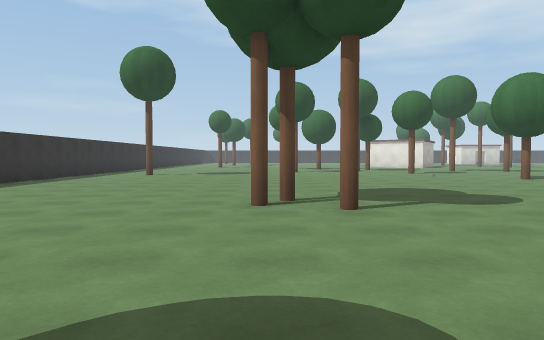
view 1 (above)

24 first-person views from a walk through a Unity game level. The camera is 1.3 m above the floor, tilts 2° down and sees 70° across. The floor is counted in squares, 2 m on a side. Each view is taken from the middle of a square. On the plan, view 1 faces up. The plan holds only what a view shows up to about 11 squares ahead; the rest is blank. The place goes on beyond the plan.

view 2
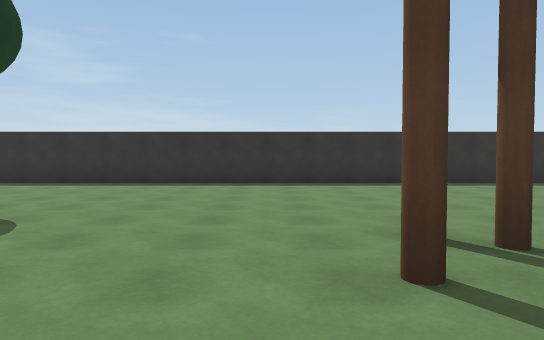

view 3
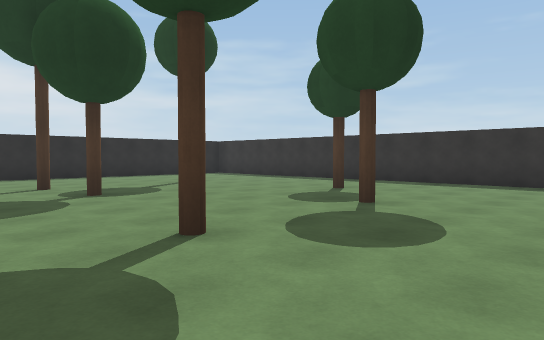

view 4
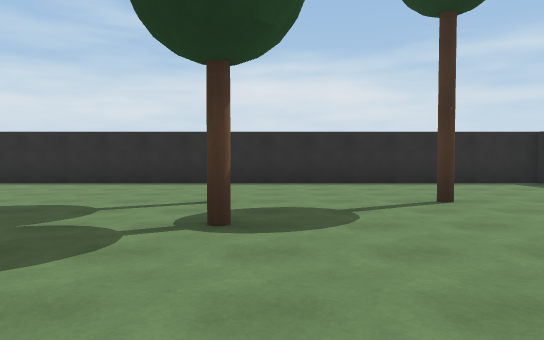

view 5
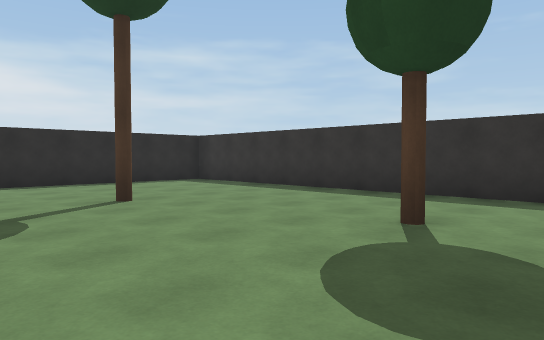

view 6
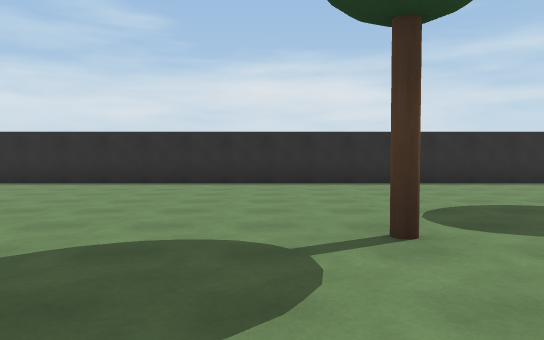

view 7
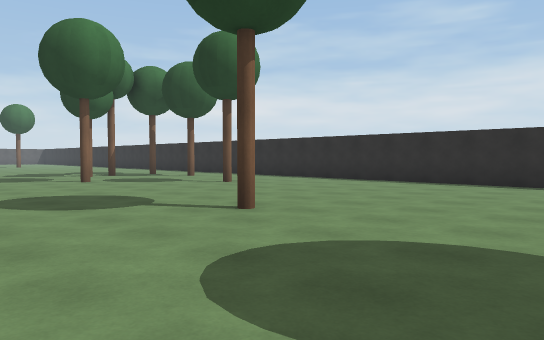

view 8
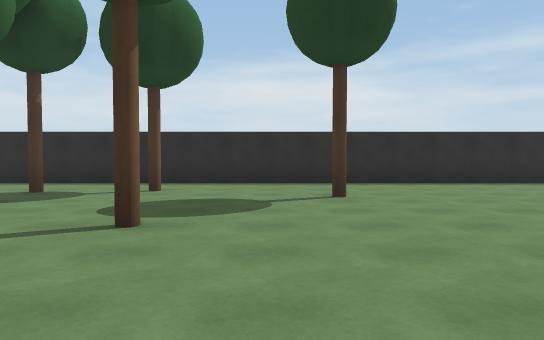

view 9
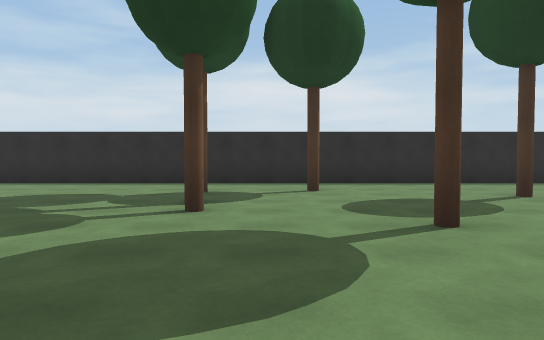

view 10
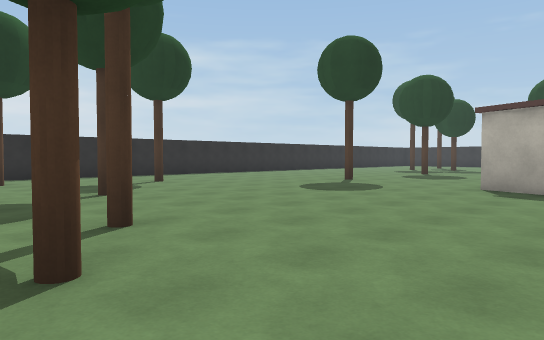

view 11
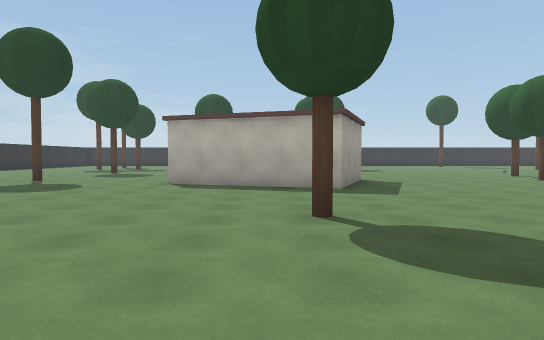

view 12
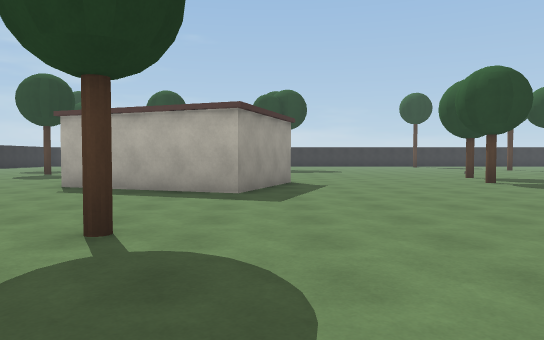

view 13
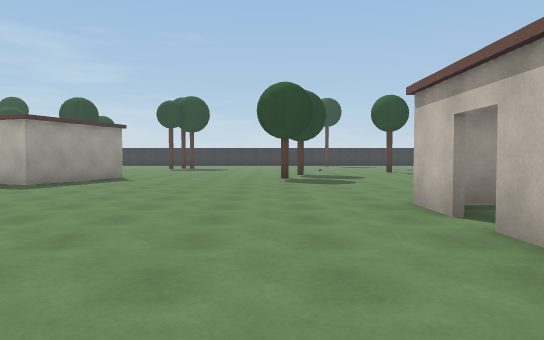

view 14
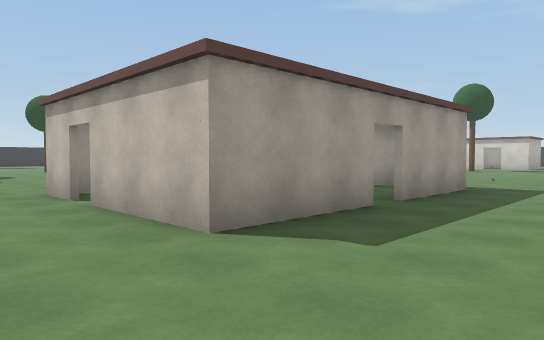

view 15
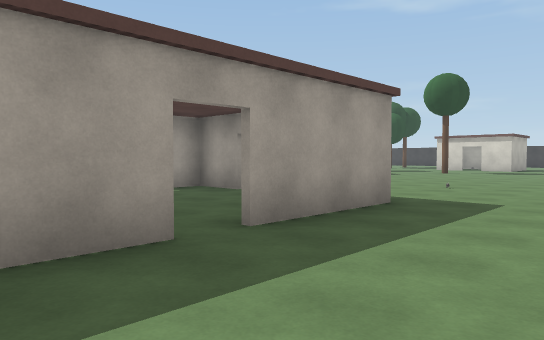

view 16
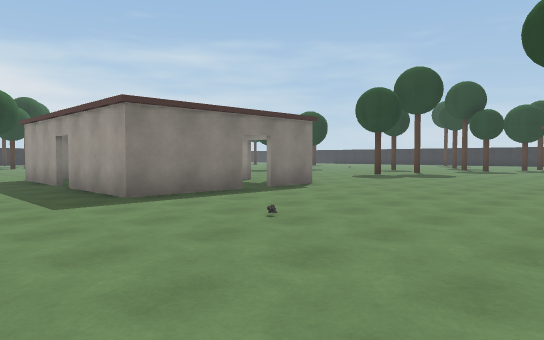

view 17
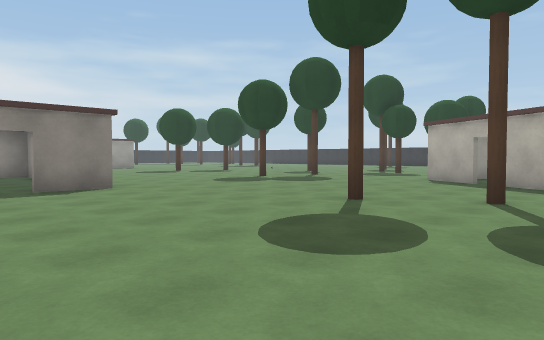

view 18
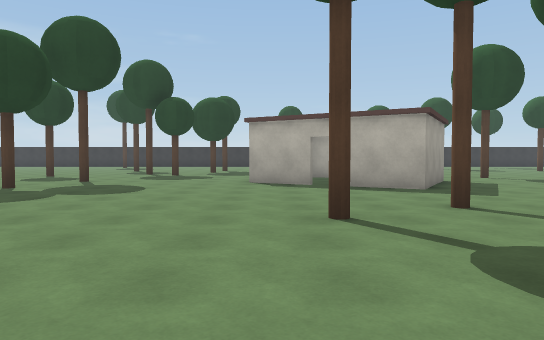

view 19
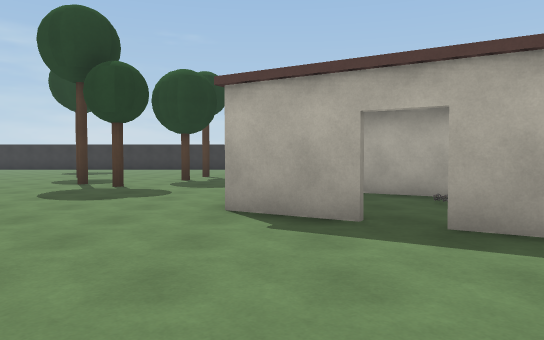

view 20
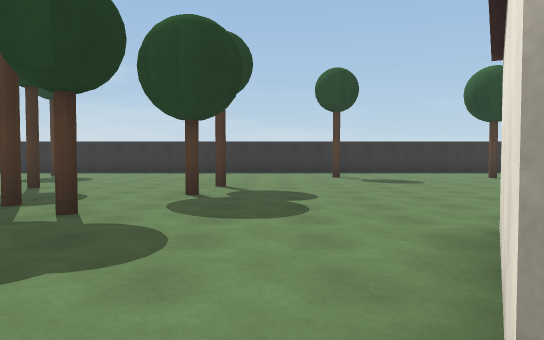

view 21
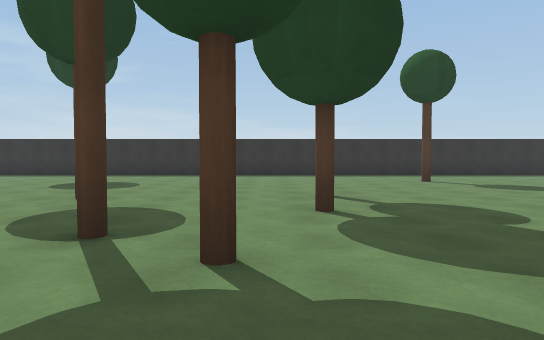

view 22
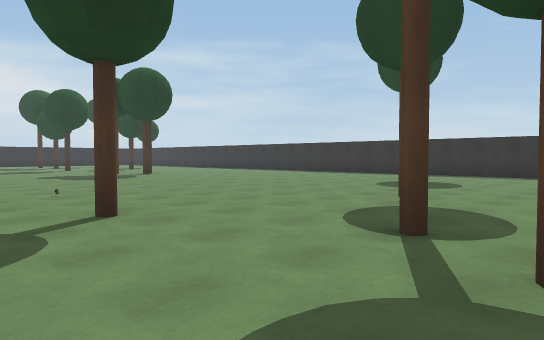

view 23
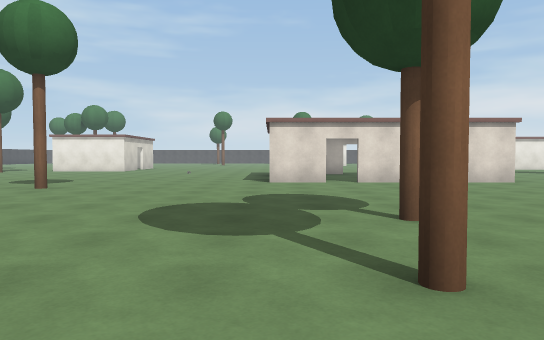

view 24
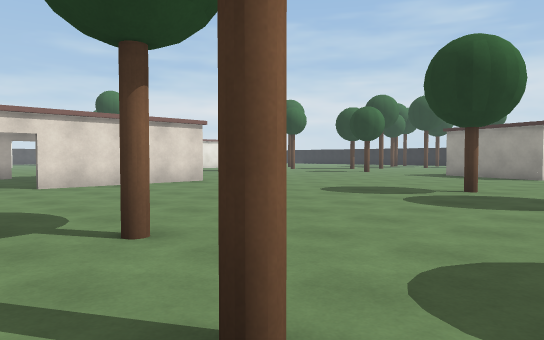

### Floor plan
Key: @ floor where view 1 was taken; # wall or solid block; x gap in a wall; . floor; / step, stairs or slope; O other object.
Columns run from 7 left of view 1 to 23 right of it. Each row starts with its distance up from view 1.
 26    ......      OO....  ....
 25    ........   O  O..#........
 24    ..........O...O.............
 23    .#........O..O....#.........
 22    ...........OOO..............
 21    ......................../...
 20    ......O....................
 19    .........O.................
 18    ........#...........#xx##..
 17   .............#.#.....#...#..
 16   ......#..................#...
 15    .........#..........#.......
 14     .......... ........#.  #...
 13    ........... ........#   #...
 12    ........./. ........#.###...
 11 #.............O................
 10 #...............O..............
  9 #............. .............
  8 #............. ............
  7 #............  ..........
  6 #...........   ...........
  5 #......##...    OOOO.......
  4 #..........        O...O...
  3 #..........       OO........
  2 #..........       O........
  1 #..........       O......#.
  0 #....#.@#..  ..............
 -1 #.........  ............#..
 -2 #..O...... .................
 -3 #......... .#....#..........
 -4 #.......#..............#.....
 -5 #.........................#...
 -6 #....#..#............#........
 -7 #.......................#.#....
 -8 #..............................
 -9 #..............................
-10 ###############################

Where each view was taken, in squares from view 1:
view 1: 0 up, 0 right, facing up
view 2: 4 up, 3 right, facing left
view 3: 3 up, 3 right, facing down-left
view 4: 0 up, 0 right, facing down
view 5: 0 up, 0 right, facing down-left
view 6: 0 up, 6 right, facing down
view 7: 0 up, 6 right, facing down-right
view 8: 0 up, 15 right, facing down
view 9: 0 up, 18 right, facing down
view 10: 3 up, 19 right, facing down-left
view 11: 3 up, 20 right, facing left
view 12: 5 up, 19 right, facing left
view 13: 10 up, 21 right, facing left
view 14: 10 up, 23 right, facing up-left
view 15: 13 up, 23 right, facing up-left
view 16: 24 up, 23 right, facing down-left
view 17: 26 up, 19 right, facing down-left
view 18: 22 up, 18 right, facing left
view 19: 22 up, 13 right, facing left
view 20: 21 up, 9 right, facing left
view 21: 19 up, 7 right, facing left
view 22: 19 up, 7 right, facing down-left
view 23: 18 up, 6 right, facing right
view 24: 18 up, 7 right, facing down-right
